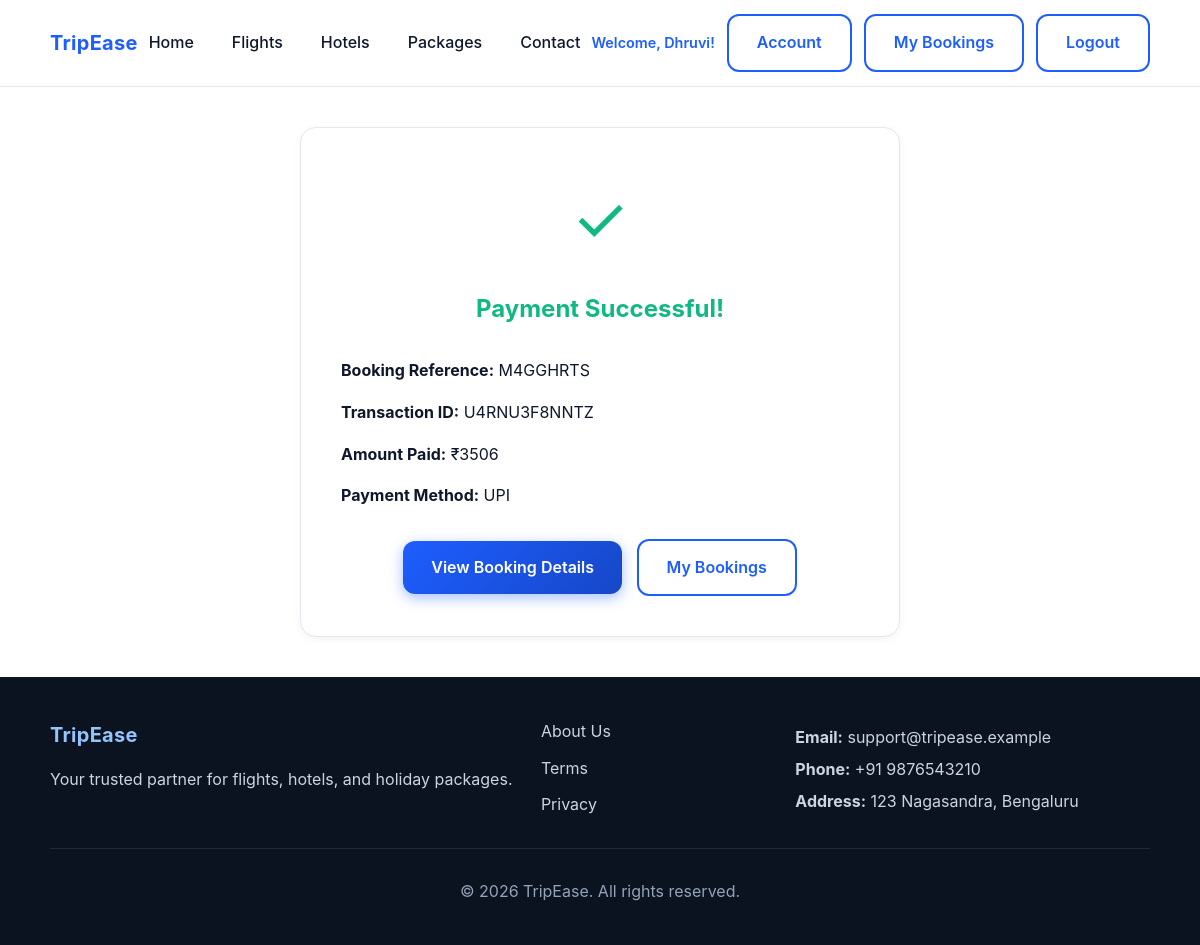
Page /payments/1/success/ (signed in) on the committed database.
### accounts/models.py (models this page shows, shortened)
class User(AbstractUser):
    email = models.EmailField(unique=True, verbose_name='email address')
    phone = models.CharField(max_length=15, blank=True)
    profile_photo = models.ImageField(upload_to='profile_photos/', blank=True, null=True)
    id_document = models.FileField(upload_to='id_documents/', blank=True, null=True)
    user_id = models.UUIDField(null=True, blank=True, unique=True, editable=False, help_text='Supabase Auth user ID (UUID)')
    created_at = models.DateTimeField(auto_now_add=True)
    updated_at = models.DateTimeField(auto_now=True)
    USERNAME_FIELD = 'email'
    REQUIRED_FIELDS = ['username', 'first_name', 'last_name']
    class Meta:
        verbose_name = 'User'
        verbose_name_plural = 'Users'

### bookings/models.py (models this page shows, shortened)
class Booking(models.Model):
    STATUS_CHOICES = [
        ('pending', 'Pending'),
        ('confirmed', 'Confirmed'),
        ('cancelled', 'Cancelled'),
        ('completed', 'Completed'),
    ]
    user = models.ForeignKey(
        User,
        on_delete=models.CASCADE,
        related_name='bookings'
    )
    flight = models.ForeignKey(
        Flight,
        on_delete=models.CASCADE,
        related_name='bookings'
    )
    cabin_class = models.CharField(max_length=20)
    number_of_passengers = models.IntegerField()
    total_price = models.DecimalField(
        max_digits=10,
        decimal_places=2
    )
    travel_date = models.DateField(
        null=True,
        blank=True
    )
    booking_status = models.CharField(
        max_length=20,
        choices=STATUS_CHOICES,
        default='pending'
    )
    booking_reference = models.CharField(
        max_length=20,
        unique=True
    )
    created_at = models.DateTimeField(auto_now_add=True)
    updated_at = models.DateTimeField(auto_now=True)
    class Meta:
        ordering = ['-created_at']

### payments/models.py (models this page shows, shortened)
class Payment(models.Model):
    PAYMENT_METHOD_CHOICES = [
        ('upi', 'UPI'),
        ('card', 'Credit/Debit Card'),
        ('netbanking', 'Net Banking'),
    ]
    STATUS_CHOICES = [
        ('pending', 'Pending'),
        ('success', 'Success'),
        ('failed', 'Failed'),
        ('refunded', 'Refunded'),
    ]
    booking = models.OneToOneField(Booking, on_delete=models.CASCADE, related_name='payment')
    amount = models.DecimalField(max_digits=10, decimal_places=2)
    payment_method = models.CharField(max_length=20, choices=PAYMENT_METHOD_CHOICES)
    payment_status = models.CharField(max_length=20, choices=STATUS_CHOICES, default='pending')
    transaction_id = models.CharField(max_length=100, blank=True, null=True)
    payment_date = models.DateTimeField(auto_now_add=True)
    updated_at = models.DateTimeField(auto_now=True)
    class Meta:
        ordering = ['-payment_date']

### payments/views.py (the view)
# urls.py: path('<int:booking_id>/success/', views.payment_success, name='success'),
@login_required
def payment_success(request, booking_id):
    booking = get_object_or_404(Booking, id=booking_id, user=request.user)
    payment = get_object_or_404(Payment, booking=booking)
    context = {
        'booking': booking,
        'payment': payment,
    }
    return render(request, 'payments/success.html', context)

### templates/payments/success.html (shortened to what this page needs)
{% extends 'base.html' %}
{% load static %}
{% block content %}
<div class="container" style="padding: 40px 0; text-align: center;">
    <div class="card" style="padding: 40px; max-width: 600px; margin: 0 auto;">
        <div style="font-size: 4rem; color: #10b981; margin-bottom: 20px;">✓</div>
        <h2 style="color: #10b981; margin-bottom: 20px;">Payment Successful!</h2>
        <div style="text-align: left; margin: 30px 0;">
            <p><strong>Booking Reference:</strong> {{ booking.booking_reference }}</p>
            <p><strong>Transaction ID:</strong> {{ payment.transaction_id }}</p>
            <p><strong>Amount Paid:</strong> ₹{{ payment.amount|floatformat:0 }}</p>
            <p><strong>Payment Method:</strong> {{ payment.get_payment_method_display }}</p>
        </div>
        <div style="margin-top: 30px;">
            <a href="{% url 'bookings:detail' booking.id %}" class="btn btn-primary">View Booking Details</a>
            <a href="{% url 'bookings:list' %}" class="btn btn-outline" style="margin-left: 10px;">My Bookings</a>
        </div>
    </div>
</div>
{% endblock %}

### templates/base.html (shortened to what this page needs)
{% load static %}
<!DOCTYPE html>
<html lang="en">
<head>
    <link rel="stylesheet" href="{% static 'css/styles.css' %}" />
</head>
<body>
    <header class="site-header">
        <div class="container nav">
            <div class="logo"><a href="{% url 'core:home' %}" style="text-decoration: none; color: inherit;">TripEase</a></div>
            <nav class="nav-links" aria-label="Primary">
                <a href="{% url 'core:home' %}" class="nav-link">Home</a>
                <a href="{% url 'flights:search' %}" class="nav-link">Flights</a>
                <a href="{% url 'core:hotels_search' %}" class="nav-link">Hotels</a>
                <a href="{% url 'core:packages' %}" class="nav-link">Packages</a>
                <a href="{% url 'contact:contact' %}" class="nav-link">Contact</a>
            </nav>
            <div class="auth-buttons">
                {% if user.is_authenticated %}
                    <span class="user-menu">Welcome, {{ user.first_name|default:user.username }}!</span>
                    <a href="{% url 'accounts:profile' %}" class="btn btn-outline">Account</a>
                    <a href="{% url 'bookings:list' %}" class="btn btn-outline">My Bookings</a>
                    <a href="{% url 'accounts:logout' %}" class="btn btn-outline">Logout</a>
                {% else %}
                    <a href="{% url 'accounts:login' %}" class="btn btn-outline">Sign In</a>
                    <a href="{% url 'accounts:signup' %}" class="btn btn-primary">Sign Up</a>
                {% endif %}
            </div>
        </div>
    </header>
    {% block content %}{% endblock %}
    <footer id="contact" class="site-footer">
        <div class="container footer-grid">
            <div class="footer-brand">
                <div class="logo">TripEase</div>
                <p>Your trusted partner for flights, hotels, and holiday packages.</p>
            </div>
            <nav class="footer-links" aria-label="Footer">
                <a href="#about">About Us</a>
                <a href="#terms">Terms</a>
                <a href="#privacy">Privacy</a>
            </nav>
            <div class="footer-contact">
                <p><strong>Email:</strong> support@tripease.example</p>
                <p><strong>Phone:</strong> +91 9876543210</p>
                <p><strong>Address:</strong> 123 Nagasandra, Bengaluru</p>
            </div>
        </div>
        <div class="container footer-bottom">
            <p>© <span id="year">2025</span> TripEase. All rights reserved.</p>
        </div>
    </footer>
</body>
</html>

### static/css/styles.css (style rules this page uses)
* { box-sizing: border-box; }
html, body { margin: 0; padding: 0; }
body { font-family: "Inter", system-ui, -apple-system, Segoe UI, Roboto, Helvetica, Arial, "Apple Color Emoji", "Segoe UI Emoji"; color: #0f172a; background: #ffffff; line-height: 1.6; }
.container { width: min(1100px, 92%); margin: 0 auto; }
.site-header { position: sticky; top: 0; z-index: 10; background: rgba(255, 255, 255, 0.9); backdrop-filter: saturate(150%) blur(8px); border-bottom: 1px solid #e2e8f0; }
.nav { display: flex; align-items: center; justify-content: space-between; padding: 14px 0; }
.logo { font-weight: 700; font-size: 1.25rem; color: #1e5eff; letter-spacing: 0.3px; }
.nav-links { display: flex; gap: 18px; }
.nav-link { color: #0f172a; text-decoration: none; font-weight: 500; padding: 8px 10px; border-radius: 10px; transition: background 0.2s ease, color 0.2s ease, transform 0.1s ease; }
.btn { padding: 12px 20px; border: none; border-radius: 10px; font-weight: 600; cursor: pointer; transition: transform 0.08s ease, box-shadow 0.2s ease, background 0.2s ease; }
.btn-primary { background: #1e5eff; color: #ffffff; box-shadow: 0 8px 18px rgba(30, 94, 255, 0.35); }
.card { border: 1px solid #e2e8f0; border-radius: 14px; overflow: hidden; background: #ffffff; transition: transform 0.15s ease, box-shadow 0.2s ease; }
.site-footer { background: #0b1220; color: #cbd5e1; padding-top: 42px; }
.footer-grid { display: grid; grid-template-columns: 2fr 1fr 1.5fr; gap: 18px; }
.footer-brand .logo { color: #93c5fd; }
.footer-links { display: grid; gap: 8px; }
.footer-links a { color: #cbd5e1; text-decoration: none; transition: color 0.2s ease; }
.footer-contact p { margin: 6px 0; }
.footer-bottom { border-top: 1px solid #1f2937; margin-top: 28px; padding: 14px 0 24px 0; text-align: center; color: #94a3b8; }
.auth-buttons { display: flex; align-items: center; gap: 12px; }
.btn-outline { background: transparent; color: #1e5eff; border: 2px solid #1e5eff; box-shadow: none; }
.user-menu { color: #1e5eff; font-weight: 600; font-size: 0.9rem; }
.card { border: 1px solid #e2e8f0; border-radius: 16px; overflow: hidden; background: #ffffff; transition: all 0.3s ease; box-shadow: 0 2px 8px rgba(0, 0, 0, 0.05); }
.btn { padding: 14px 28px; border: none; border-radius: 12px; font-weight: 600; font-size: 1rem; cursor: pointer; transition: all 0.2s ease; display: inline-flex; align-items: center; justify-content: center; text-decoration: none; }
.btn-primary { background: linear-gradient(135deg, #1e5eff 0%, #1647c7 100%); color: #ffffff; box-shadow: 0 4px 14px rgba(30, 94, 255, 0.4); }

### rows in the picture
User: first_name "Dhruvi"
Booking: booking_reference "M4GGHRTS"
Payment: transaction_id "U4RNU3F8NNTZ", amount "3506", payment_method "UPI"
